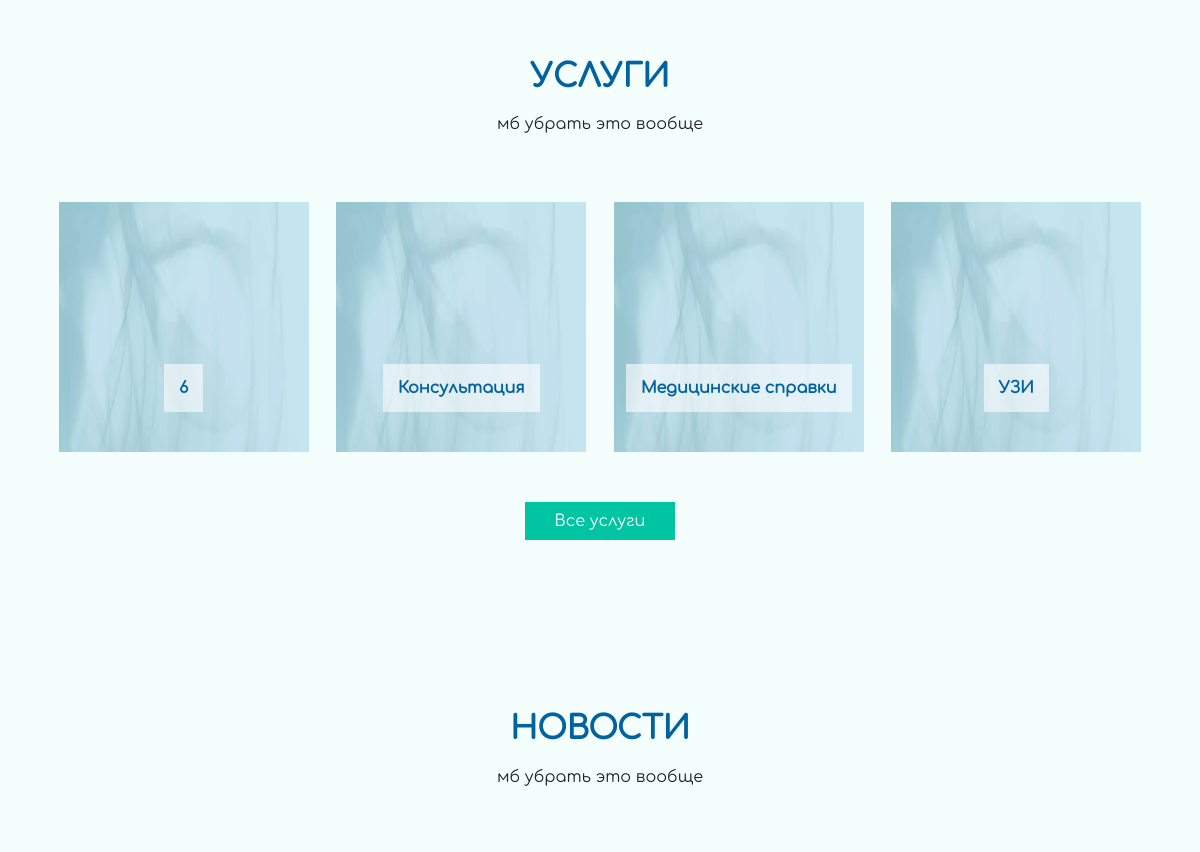
Before: / (middle part) with the older database file.
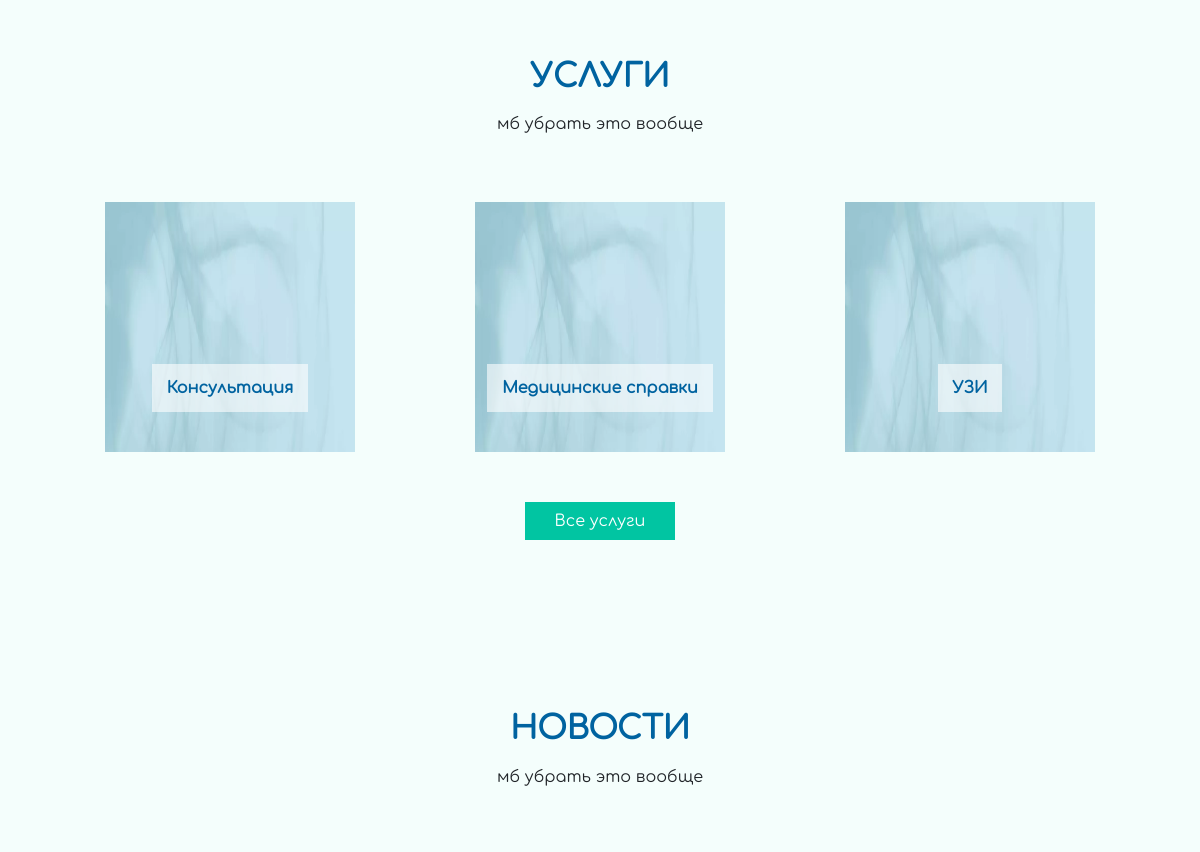
After: the same page with the newer database file.
### services/models.py (models this page shows, shortened)
class ServiceMain(models.Model):
    name = models.CharField(max_length=250, verbose_name='Название услуги')
    ref_doc = models.PositiveSmallIntegerField(verbose_name='Процент специалиста',default=0,validators=[MaxValueValidator(100)])
    ref_napr = models.PositiveSmallIntegerField(verbose_name='Процент направившего',default=0,validators=[MaxValueValidator(100)])
    ref_agent = models.PositiveSmallIntegerField(verbose_name='Процент агента',default=0,validators=[MaxValueValidator(100)])
    class Meta:
        verbose_name = 'Тип услуги'
        verbose_name_plural = 'Тип услуг'
        ordering = ['name']

### landing/views.py (the view)
# urls.py: path('', views.index, name='index'),
def index(request):
    popular_services = ServiceMain.objects.all()[:4]
    last_news = Novost.objects.filter(is_active=True)[:4]
    context = {
        'popular_services': popular_services,
        'last_news': last_news,
    }
    return render(request, 'landing/index.html',context)

### landing/context_processors.py (called while the page is built)
def gettingabouts(request):
    abouts = About.objects.all()
    context = {
        'abouts': abouts,
    }
    return context

### templates/landing/index.html (shortened to what this page needs)
{% extends 'base.html' %}
{% load static %}
{% block content %}
  <div class="index-services">
    <div class="container">
      <h2 class="text-center">Услуги</h2>
      <p class="text-center pt-2">мб убрать это вообще</p>
      <div class="d-flex justify-content-around flex-wrap">
        {% for service in popular_services %}
          <div class="one-service">
            <a href="#">
              <img src="{% static 'images/mainbg.png' %}" alt="service_img">
              <p><span>{{ service.name }}</span></p>
            </a>
          </div>
        {% endfor %}
      </div>
      <a href="{% url 'services' %}" class="btn btn-primary">Все услуги</a>
    </div>
  </div>
  <div class="index-news">
    <div class="container">
      <h2 class="text-center">Новости</h2>
      <p class="text-center pt-2">мб убрать это вообще</p>
      <div class="d-flex justify-content-around flex-wrap">
      </div>
    </div>
  </div>
{% endblock content %}

### templates/base.html (shortened to what this page needs)
<!DOCTYPE html>
<html lang="ru">
  <head>
    {% include 'head.html' %}
  </head>
  <body>
    {% block content %}
    {% endblock content %}
  </body>
</html>

### templates/head.html (shortened to what this page needs)
{% load static %}
<link rel="stylesheet" href="https://stackpath.bootstrapcdn.com/bootstrap/4.3.1/css/bootstrap.min.css">
<link rel="stylesheet" href="https://use.fontawesome.com/releases/v5.6.3/css/all.css">
<link rel="stylesheet" href="{% static 'css/select2.min.css' %}">
<link rel="stylesheet" href="{% static 'css/jquery.datetimepicker.css' %}">
<link rel="stylesheet" href="{% static 'css/style.css' %}">

### templates/scripts.html (shortened to what this page needs)
{% load static %}

### templates/header.html (shortened to what this page needs)
{% load static %}

### dev_static/css/style.css (style rules this page uses)
body { font-family: 'Comfortaa', sans-serif; font-size: 1em; }
.btn { border-radius: 0%; }
.index-services { padding: 60px 0; background-color: #f4fefc; }
.index-services .one-service { margin-top: 50px; }
.index-services .one-service a { display: block; position: relative; margin: 0 10px; }
.index-services .one-service img { display: block; width: 250px; height: 250px; }
.index-services .one-service a p { position: absolute; width: 100%; bottom: 1em; left: 0; text-align: center; padding-bottom: 20px; }
.index-services .one-service a p span { background-color: rgba(255, 255, 255, 0.6); padding: 15px; font-weight: bold; color: #0063A0; }
.index-services .btn { display: block; width: 150px; margin: 50px auto; background-color: #01C5A2; border-color: #01C5A2; }
.index-services h2 { text-transform: uppercase; font-weight: bold; color: #0063A0; }
.index-news { padding: 60px 0; background-color: #f4fefc; }
.index-news h2 { text-transform: uppercase; font-weight: bold; color: #0063A0; }

Changed rows visible on the page:
removed ServiceMain: name "6"
